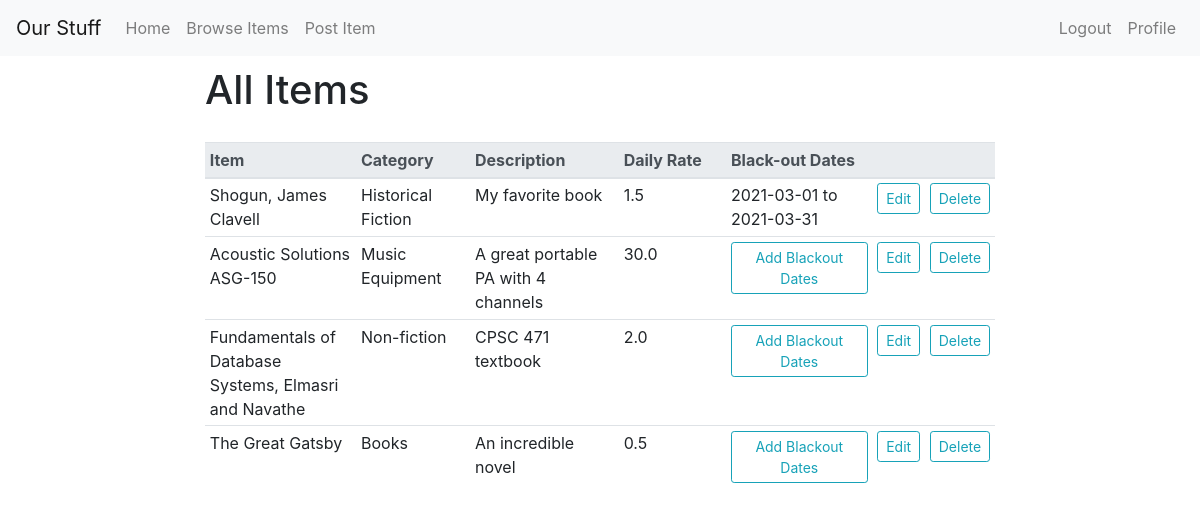
Page /profile/items/all (signed in) on the committed database.
### tables this page shows
CREATE TABLE ITEM
(
    Title			TEXT,
    Category_name	TEXT,
    Owner_email		TEXT,
    Description		TEXT,
    Daily_rate		REAL,
    PRIMARY KEY (Title, Owner_email),
    CONSTRAINT
        USR_FK FOREIGN KEY (Owner_email) REFERENCES USER(Email)
            ON DELETE CASCADE       ON UPDATE CASCADE,
    CONSTRAINT
        CTGRY_FK FOREIGN KEY (Category_name) REFERENCES CATEGORY(Category_name)
            ON DELETE SET NULL      ON UPDATE CASCADE
);

### OurStuff.py (the view, shortened to what this page needs)
@app.route('/profile/items/all', methods = ['GET', 'POST'])
@login_required
def ownerItems():
    db = get_db()
    cur = db.cursor()
    blackout_dict = {} #empty dictionary
    all_items = cur.execute('SELECT * FROM ITEM WHERE Owner_email=?', (g.user['Email'],)).fetchall() #gets all items that the current user owns
    for item in all_items:
        blackout_dict[item[0]] = "None"
    blackouts = cur.execute('SELECT * FROM ITEM_BLACKOUT WHERE Owner_email=?', (g.user['Email'],)).fetchall() #gets all blackouts that the current user has set
    for b in blackouts:
        for i in all_items:
            if i[0] == b[0]:
                blackout_dict[i[0]] = b[2] + " to " + b[3]
    if request.method == 'GET':
        return render_template('items.html', items=all_items, blackouts=blackout_dict)

### admin.py (called while the page is built)
@bp.before_app_request
def load_logged_in_admin():
    admin = session.get('admin')
    if admin is None:
        g.admin = None
    else:
        g.admin = get_db().execute(
            'SELECT * FROM ADMIN WHERE Admin_ID = ?', (admin,)
        ).fetchone()

### auth.py (called while the page is built)
@bp.before_app_request
def load_logged_in_user():
    user_id = session.get('user_id')
    if user_id is None:
        g.user = None
    else:
        g.user = get_db().execute(
            'SELECT * FROM user WHERE email = ?', (user_id,)
        ).fetchone()

def login_required(view):
    @functools.wraps(view)
    def wrapped_view(**kwargs):
        if g.user is None:
            flash("Please login or sign up to continue", "primary")
            return redirect(url_for('auth.login'))
        return view(**kwargs)
    return wrapped_view

### db.py (called while the page is built)
def get_db():
    if 'db' not in g:
        g.db = sqlite3.connect(db_name)
        g.db.row_factory = sqlite3.Row
    return g.db

### templates/items.html (shortened to what this page needs)
{% extends "base.html" %}
{% block content %}
          <div class="row">
              <div class="col">
              </div>
              <div class="col-8">
                <h1>All Items</h1>
                <table class="table table-sm" width="100%">
                  <thead class="thead-light">
                    <tr>
                      <th scope="col" style="width:20%" >Item</th>
                      <th scope="col" style="width:15%">Category</th>
                      <th scope="col" style="width:20%">Description</th>
                      <th scope="col" style="width:15%">Daily Rate</th>
                      <th scope="col" style="width:20%">Black-out Dates</th>
                      <th scope="col" style="width:5%"></th>
                      <th scope="col" style="width:5%"></th>
                    </tr>
                  </thead>
                  <tbody>
                      {% for row in items %}
                        <tr>
                          <td>{{row[0]}}</td>
                          <td>{{row[1]}}</td>
                          <td>{{row[3]}} </td>
                          <td>{{row[4]}}</td>
                          {% if blackouts[row[0]] == "None"%}
                            <td>
                              <button type="button" class="btn btn-outline-info btn-sm" data-toggle="modal" data-target="#blackoutModal">Add Blackout Dates</button>
                            </td>
                          {% else %}
                            <td>{{blackouts[row[0]]}}</td>
                          {% endif %}
                          <td>
                            <button type="button" class="btn btn-outline-info btn-sm float-right " onclick="window.location.href='{{url_for('editItem', item=row[0])}}'">Edit</button>
                          </td>
                          <td>
                            <form method="POST" action="{{ url_for('ownerItems', t=2)}}">
                              <button name="deleteBtn" type="submit" class="btn btn-outline-info btn-sm btn float-left" value="{{row[0]}}">Delete</button>
                            </form>
                          </td>
                        </tr>
                      {% endfor %}
                  </tbody>
                </table>
              </div>
              <div class="col">
              </div>
          </div>
{% endblock content%}

### static/custom.css (style rules this page uses)
h1 { padding-top: 10px; padding-bottom: 20px; }

### rows in the picture
ITEM: Title "Shogun, James Clavell", Category_name "Historical Fiction", Description "My favorite book", Daily_rate "1.5", Title "2021-03-01 to 2021-03-31"
ITEM: Title "Acoustic Solutions ASG-150", Category_name "Music Equipment", Description "A great portable PA with 4 channels", Daily_rate "30.0"
ITEM: Title "Fundamentals of Database Systems, Elmasri and Navathe", Category_name "Non-fiction", Description "CPSC 471 textbook", Daily_rate "2.0"
ITEM: Title "The Great Gatsby", Category_name "Books", Description "An incredible novel", Daily_rate "0.5"
